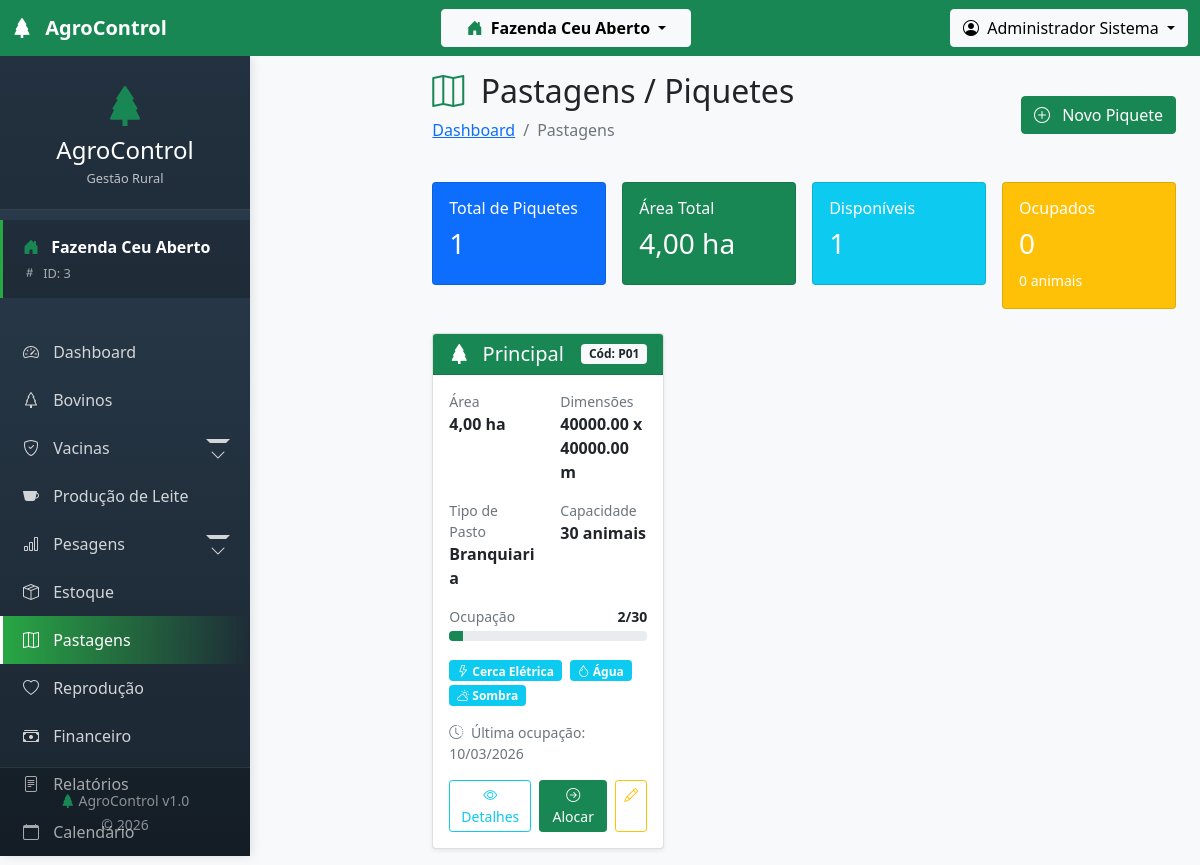
Screenshot of /modules/pastejos/index.php (signed in) with the database file from the repository.
### tables this page shows
CREATE TABLE `piquetes` (
  `id` int(11) NOT NULL AUTO_INCREMENT,
  `id_fazenda` int(11) NOT NULL,
  `nome_piquete` varchar(100) NOT NULL,
  `codigo` varchar(30) DEFAULT NULL,
  `area_hectares` decimal(10,2) DEFAULT NULL,
  `comprimento_m` decimal(10,2) DEFAULT NULL,
  `largura_m` decimal(10,2) DEFAULT NULL,
  `tipo_pasto` varchar(100) DEFAULT NULL,
  `capacidade_suporte` int(11) DEFAULT NULL,
  `disponivel` tinyint(1) DEFAULT 1,
  `lotacao_atual` int(11) DEFAULT 0,
  `dias_descanso` int(11) DEFAULT 30,
  `dias_ocupacao` int(11) DEFAULT 7,
  `data_ultima_ocupacao` date DEFAULT NULL,
  `data_ultima_manutencao` date DEFAULT NULL,
  `cerca_eletrica` tinyint(1) DEFAULT 0,
  `agua_disponivel` tinyint(1) DEFAULT 1,
  `sombra_disponivel` tinyint(1) DEFAULT 1,
  `coordenadas_polygon` text DEFAULT NULL,
  `observacoes` text DEFAULT NULL,
  `ativo` tinyint(1) DEFAULT 1,
  `data_cadastro` timestamp NULL DEFAULT current_timestamp(),
  PRIMARY KEY (`id`),
  UNIQUE KEY `unique_piquete_fazenda` (`id_fazenda`,`nome_piquete`),
  CONSTRAINT `piquetes_ibfk_1` FOREIGN KEY (`id_fazenda`) REFERENCES `fazendas` (`id`) ON DELETE CASCADE
);

### config/tenant.php (called while the page is built, shortened)
<?php
require_once __DIR__ . '/database.php';
class TenantManager {
    public static function getActiveFarmId() {
        return $_SESSION['fazenda_ativa_id'] ?? null;
    }
    public static function addTenantFilter($tableAlias = '') {
        $farmId = self::getActiveFarmId();
        return " id_fazenda = $farmId ";
    }
}
function getActiveFarmId() {
    return TenantManager::getActiveFarmId();
}
?>

### config/database.php (called while the page is built, shortened)
<?php
$conn = new mysqli(DB_HOST, DB_USER, DB_PASSWORD, DB_NAME);
$conn->set_charset("utf8");
function executeQuery($sql) {
    global $conn;
    $result = $conn->query($sql);
    return $result;
}
?>

### modules/pastejos/index.php (the view, shortened to what this page needs)
<?php
require_once '../../config/database.php';
require_once '../../config/tenant.php';
$sql = "SELECT * FROM piquetes
        WHERE " . TenantManager::addTenantFilter() . "
        ORDER BY nome_piquete";
$piquetes = executeQuery($sql);
$totalPiquetes = $piquetes ? $piquetes->num_rows : 0;
$areaTotal = 0;
$piquetesDisponiveis = 0;
$piquetesOcupados = 0;
$ocupacaoTotal = 0;
if ($piquetes && $piquetes->num_rows > 0) {
    while ($p = $piquetes->fetch_assoc()) {
        $areaTotal += $p['area_hectares'] ?: 0;
        if ($p['disponivel']) {
            $piquetesDisponiveis++;
        } else {
            $piquetesOcupados++;
            $ocupacaoTotal += $p['lotacao_atual'] ?: 0;
        }
    }
    $piquetes->data_seek(0);
}
include '../../includes/header.php';
include '../../includes/sidebar.php';
?>
<main class="col-lg-10 ms-auto px-4 py-3">
    <div class="d-flex justify-content-between align-items-center mb-4">
        <div>
            <h1 class="h2">
                <i class="bi bi-map me-2 text-success"></i>
                Pastagens / Piquetes
            </h1>
            <nav aria-label="breadcrumb">
                <ol class="breadcrumb">
                    <li class="breadcrumb-item"><a href="../dashboard/index.php">Dashboard</a></li>
                    <li class="breadcrumb-item active">Pastagens</li>
                </ol>
            </nav>
        </div>
        <a href="cadastrar.php" class="btn btn-success">
            <i class="bi bi-plus-circle me-2"></i>
            Novo Piquete
        </a>
    </div>
    <div class="row g-3 mb-4">
        <div class="col-md-3">
            <div class="card bg-primary text-white">
                <div class="card-body">
                    <h6>Total de Piquetes</h6>
                    <h3><?php echo $totalPiquetes; ?></h3>
                </div>
            </div>
        </div>
        <div class="col-md-3">
            <div class="card bg-success text-white">
                <div class="card-body">
                    <h6>Área Total</h6>
                    <h3><?php echo number_format($areaTotal, 2, ',', '.'); ?> ha</h3>
                </div>
            </div>
        </div>
        <div class="col-md-3">
            <div class="card bg-info text-white">
                <div class="card-body">
                    <h6>Disponíveis</h6>
                    <h3><?php echo $piquetesDisponiveis; ?></h3>
                </div>
            </div>
        </div>
        <div class="col-md-3">
            <div class="card bg-warning text-white">
                <div class="card-body">
                    <h6>Ocupados</h6>
                    <h3><?php echo $piquetesOcupados; ?></h3>
                    <small><?php echo $ocupacaoTotal; ?> animais</small>
                </div>
            </div>
        </div>
    </div>
    <div class="row g-4">
        <?php if ($piquetes && $piquetes->num_rows > 0): ?>
            <?php while ($piquete = $piquetes->fetch_assoc()):
                $ocupacaoPercentual = $piquete['capacidade_suporte'] > 0
                    ? ($piquete['lotacao_atual'] / $piquete['capacidade_suporte']) * 100
                    : 0;
                $corStatus = $piquete['disponivel'] ? 'success' : ($ocupacaoPercentual > 90 ? 'danger' : 'warning');
            ?>
            <div class="col-md-6 col-xl-4">
                <div class="card h-100 shadow-sm <?php echo !$piquete['disponivel'] ? 'border-warning' : ''; ?>">
                    <div class="card-header bg-<?php echo $corStatus; ?> text-white d-flex justify-content-between align-items-center">
                        <h5 class="card-title mb-0">
                            <i class="bi bi-tree-fill me-2"></i>
                            <?php echo $piquete['nome_piquete']; ?>
                        </h5>
                        <span class="badge bg-light text-dark">
                            Cód: <?php echo $piquete['codigo'] ?: '---'; ?>
                        </span>
                    </div>
                    <div class="card-body">
                        <div class="row mb-3">
                            <div class="col-6">
                                <small class="text-muted d-block">Área</small>
                                <strong><?php echo number_format($piquete['area_hectares'], 2, ',', '.'); ?> ha</strong>
                            </div>
                            <div class="col-6">
                                <small class="text-muted d-block">Dimensões</small>
                                <strong>
                                    <?php
                                    if ($piquete['comprimento_m'] && $piquete['largura_m']) {
                                        echo $piquete['comprimento_m'] . ' x ' . $piquete['largura_m'] . ' m';
                                    } else {
                                        echo '-';
                                    }
                                    ?>
                                </strong>
                            </div>
                        </div>
                        <div class="row mb-3">
                            <div class="col-6">
                                <small class="text-muted d-block">Tipo de Pasto</small>
                                <strong><?php echo $piquete['tipo_pasto'] ?: 'Não informado'; ?></strong>
                            </div>
                            <div class="col-6">
                                <small class="text-muted d-block">Capacidade</small>
                                <strong><?php echo $piquete['capacidade_suporte'] ?: '0'; ?> animais</strong>
                            </div>
                        </div>
                        <div class="mb-3">
                            <div class="d-flex justify-content-between mb-1">
                                <small class="text-muted">Ocupação</small>
                                <small>
                                    <strong><?php echo $piquete['lotacao_atual'] ?: 0; ?>/<?php echo $piquete['capacidade_suporte'] ?: '∞'; ?></strong>
                                </small>
                            </div>
                            <div class="progress" style="height: 10px;">
                                <div class="progress-bar bg-<?php echo $corStatus; ?>"
                                     style="width: <?php echo min($ocupacaoPercentual, 100); ?>%"></div>
                            </div>
                        </div>
                        <div class="mb-3">
                            <?php if ($piquete['cerca_eletrica']): ?>
                                <span class="badge bg-info me-1"><i class="bi bi-lightning"></i> Cerca Elétrica</span>
                            <?php endif; ?>
                            <?php if ($piquete['agua_disponivel']): ?>
                                <span class="badge bg-info me-1"><i class="bi bi-droplet"></i> Água</span>
                            <?php endif; ?>
                            <?php if ($piquete['sombra_disponivel']): ?>
                                <span class="badge bg-info me-1"><i class="bi bi-cloud-sun"></i> Sombra</span>
                            <?php endif; ?>
                        </div>
                        <div class="small text-muted mb-3">
                            <?php if ($piquete['data_ultima_ocupacao']): ?>
                                <div><i class="bi bi-clock-history me-1"></i> Última ocupação: <?php echo date('d/m/Y', strtotime($piquete['data_ultima_ocupacao'])); ?></div>
                            <?php endif; ?>
                        </div>
                        <div class="d-flex gap-2">
                            <a href="visualizar.php?id=<?php echo $piquete['id']; ?>" class="btn btn-sm btn-outline-info flex-grow-1">
                                <i class="bi bi-eye"></i> Detalhes
                            </a>
                            <?php if ($piquete['disponivel']): ?>
                                <a href="acoes/alocar.php?piquete_id=<?php echo $piquete['id']; ?>" class="btn btn-sm btn-success">
                                    <i class="bi bi-arrow-right-circle"></i> Alocar
                                </a>
                            <?php else: ?>
                                <a href="acoes/desocupar.php?piquete_id=<?php echo $piquete['id']; ?>" class="btn btn-sm btn-warning">
                                    <i class="bi bi-arrow-left-circle"></i> Desocupar
                                </a>
                            <?php endif; ?>
                            <a href="editar.php?id=<?php echo $piquete['id']; ?>" class="btn btn-sm btn-outline-warning">
                                <i class="bi bi-pencil"></i>
                            </a>
                        </div>
                    </div>
                </div>
            </div>
            <?php endwhile; ?>
        <?php endif; ?>
    </div>
</main>
<?php include '../../includes/footer.php'; ?>

### assets/css/style.css (style rules this page uses)
:root { --primary-color: #28a745; --secondary-color: #6c757d; --success-color: #28a745; --danger-color: #dc3545; --warning-color: #ffc107; --info-color: #17a2b8; }
body { font-family: 'Segoe UI', Tahoma, Geneva, Verdana, sans-serif; background-color: #f8f9fa; }

### includes/header.php (style rules this page uses)
body { margin: 0; padding: 0; font-family: 'Segoe UI', Tahoma, Geneva, Verdana, sans-serif; }

### includes/sidebar.php (style rules this page uses)
html, body { height: 100%; margin: 0; overflow-x: hidden; }

### rows the page displays
piquetes: nome_piquete "Principal", codigo "P01", area_hectares "4,00", comprimento_m "40000.00", largura_m "40000.00", tipo_pasto "Branquiaria", capacidade_suporte "30", lotacao_atual "2", disponivel 1 (drawn), cerca_eletrica 1 (drawn), agua_disponivel 1 (drawn), sombra_disponivel 1 (drawn), data_ultima_ocupacao "10/03/2026"

### other values shown
$activeFarmName "Fazenda Ceu Aberto"
$_SESSION['usuario_nome'] "Administrador Sistema"
TenantManager::getActiveFarmName() "Fazenda Ceu Aberto"
$farmId "3"
$totalPiquetes "1"
$areaTotal "4,00"
$piquetesDisponiveis "1"
$piquetesOcupados "0"
$ocupacaoTotal "0"
